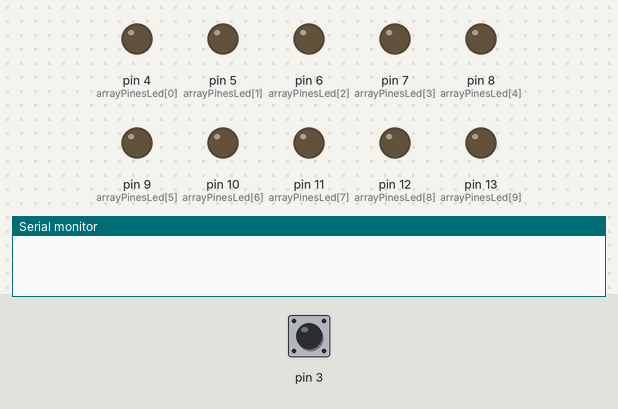
Bench run of a sketch on a simulated Arduino Uno, built with avr-gcc and run on an emulated ATmega328P. Shown: output pins drawn as LEDs (lit = HIGH), the last lines printed to the serial monitor. The test bench sets the inputs (shaded band); at power-on: pin 3 LOW.

Above: at 1.2 s.
1.3 s: pin 3 driven HIGH
At 2.5 s:
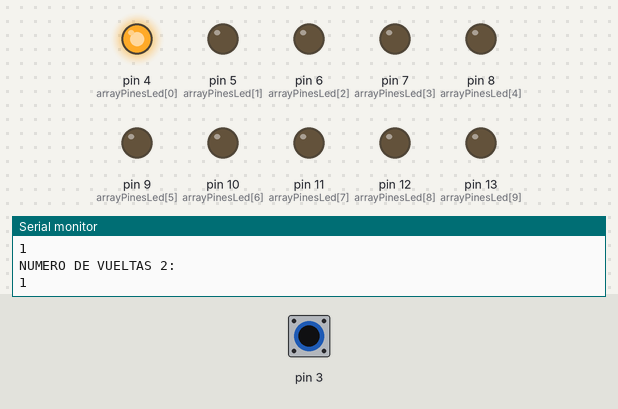
2.8 s: pin 3 driven LOW
At 3.5 s:
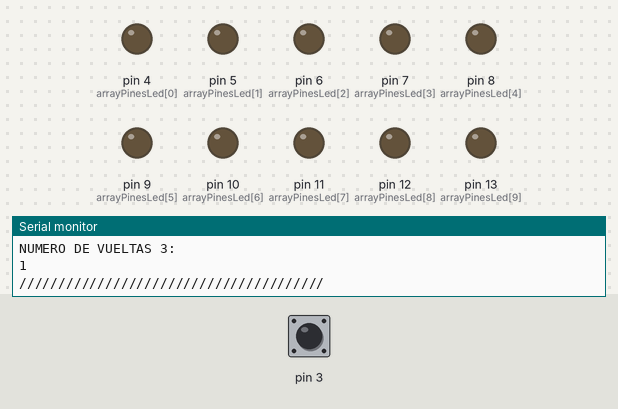
4.4 s: pin 3 driven HIGH
At 4.8 s:
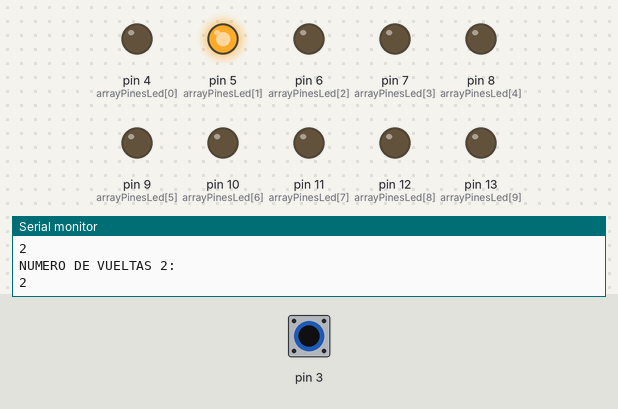
5.9 s: pin 3 pulsed LOW 2 times (0.12 s each, 0.3 s apart)
At 6.8 s:
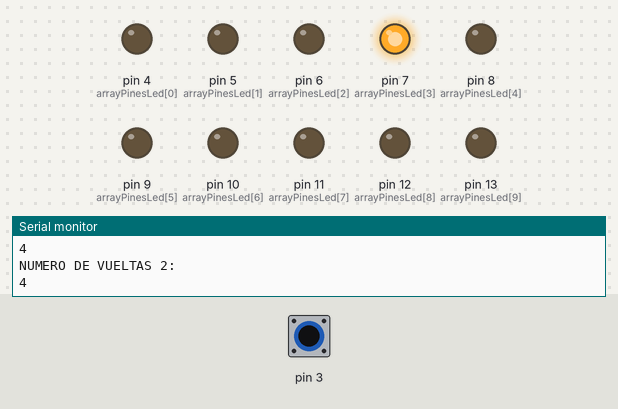
8.0 s: pin 3 pulsed LOW 5 times (0.12 s each, 0.3 s apart)
At 10.3 s:
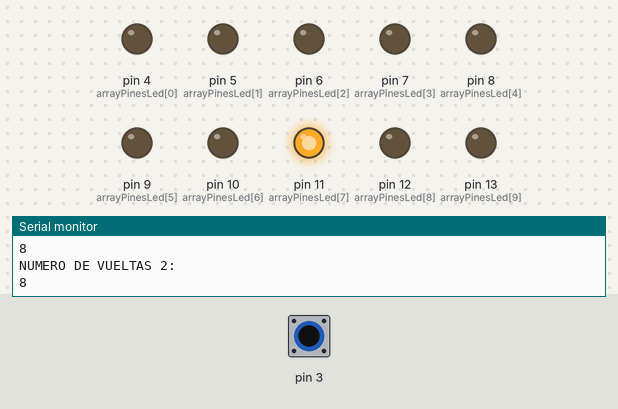
Timing chart, 0 to 11.8 s (numbered marks = the images above; inputs shaded):
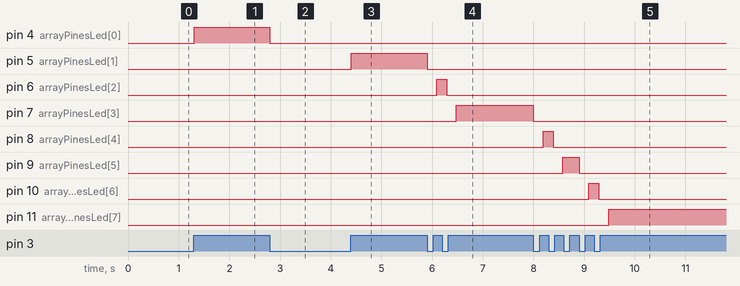

Measured:
- after the input at 1.3 s, pin 4 (arrayPinesLed[0]): LOW → HIGH at once
- after the input at 2.8 s, pin 4 (arrayPinesLed[0]): HIGH → LOW at once
- after the input at 4.4 s, pin 5 (arrayPinesLed[1]): LOW → HIGH at once
- after the input at 5.9 s, pin 5 (arrayPinesLed[1]): HIGH → LOW at once; pin 6 (arrayPinesLed[2]): LOW → HIGH after 0.19 s, → LOW 0.20 s later; pin 7 (arrayPinesLed[3]): LOW → HIGH after 0.58 s
- after the input at 8.0 s, pin 7 (arrayPinesLed[3]): HIGH → LOW at once; pin 8 (arrayPinesLed[4]): LOW → HIGH after 0.19 s, → LOW 0.20 s later; pin 9 (arrayPinesLed[5]): LOW → HIGH after 0.58 s, → LOW 0.32 s later; pin 10 (arrayPinesLed[6]): LOW → HIGH after 1.1 s, → LOW 0.20 s later; pin 11 (arrayPinesLed[7]): LOW → HIGH after 1.5 s

The sketch:

Vania_Benji_Practica1.ino
```cpp
// Autor: VANIA Y BENJI
// Fecha: 02/11/23

void setup() {
  pinMode(3, INPUT);
  pinMode(13, OUTPUT);
  pinMode(12, OUTPUT);
  pinMode(11, OUTPUT);
  pinMode(10, OUTPUT);
  pinMode(9, OUTPUT);
  pinMode(8, OUTPUT);
  pinMode(7, OUTPUT);
  pinMode(6, OUTPUT);
  pinMode(5, OUTPUT);
  pinMode(4, OUTPUT);
  Serial.begin(9600);
}

int arrayPinesLed[] = { 4, 5, 6, 7, 8, 9, 10, 11, 12, 13 };  // Pines de los leds en un arreglo
int numeroDeLeds = 10;                                       // Número de leds
int ledActual = 0;                                           // Iniciar con el primer LED
int estadoDelBoton = 0;                                      //Inicar estado del botón
int nuevoEstadoDelBoton = 0;                                 //Para cambiar estado del botón
int numeroDeVueltas = 0;                                     //contar las vueltas para retroceder o avanzar

void loop() {
  // Leer el estado del botón
  nuevoEstadoDelBoton = digitalRead(3);

  // Si el botón está siendo presionado:
  if (estadoDelBoton == 0 && nuevoEstadoDelBoton == 1) {
    Serial.println("NUMERO DE VUELTAS 0:");
    Serial.println(numeroDeVueltas);
    Serial.println("LED ACTUAL 0:");
    Serial.println(ledActual);
    //Para que se vuelva a prender las veces que sean
    if (numeroDeVueltas == 19) {
      Serial.println("REINICIO DE VARIABLES");
      // actualizamos el numero de led con el que se empezara, para no prender el 0 dos veces
      ledActual = 1;
      //le decimos que empiece en la vuelta 1 para controlar nuestras vueltas.
      numeroDeVueltas = 1;
      Serial.println("LED ACTUAL 1:");
      Serial.println(ledActual);
    }
    numeroDeVueltas++;
    Serial.println("NUMERO DE VUELTAS 1:");
    Serial.println(numeroDeVueltas);
    if (ledActual < numeroDeLeds && numeroDeVueltas <= 10) {
      digitalWrite(arrayPinesLed[ledActual], HIGH);  // Enciende el LED actual
      delay(200);
      ledActual++;  // Avanza al siguiente LED
    } else {
      Serial.println("LED ACTUAL 2:");
      Serial.println(ledActual);
      //Encendemos en retroceso
      if (ledActual == 10) {
        digitalWrite(arrayPinesLed[ledActual - 2], HIGH);  // Enciende el LED [8]
        delay(250);
        ledActual--;  // Decrementa al LED anterior
      } else {
        digitalWrite(arrayPinesLed[ledActual - 2], HIGH);  // Enciende el LED 12
        delay(250);
        ledActual--;  // Decrementa al LED anterior
      }
    }
    Serial.println("LED ACTUAL 3:");
    Serial.println(ledActual);
    Serial.println("NUMERO DE VUELTAS 2:");
    Serial.println(numeroDeVueltas);
  }

  // Si el botón se deja de presionar:
  if (estadoDelBoton == 1 && nuevoEstadoDelBoton == 0) {
    if (ledActual > 0 && ledActual < 11 && ledActual != 9) {
      ledActual--;                                  // Retrocede al LED anterior
      digitalWrite(arrayPinesLed[ledActual], LOW);  // Apaga el LED actual
      delay(100);
      ledActual++;
    } else {
      ledActual--;                                  // Retrocede al LED anterior
      digitalWrite(arrayPinesLed[ledActual], LOW);  // Apaga el LED actual
      delay(100);
      ledActual++;
    }
    Serial.println("LED ACTUAL 4:");
    Serial.println(ledActual);
    Serial.println("NUMERO DE VUELTAS 3:");
    Serial.println(numeroDeVueltas);
    Serial.println("///////////////////////////////////////");
  }

  // Actualiza el estado anterior del botón
  estadoDelBoton = nuevoEstadoDelBoton;
}
```
